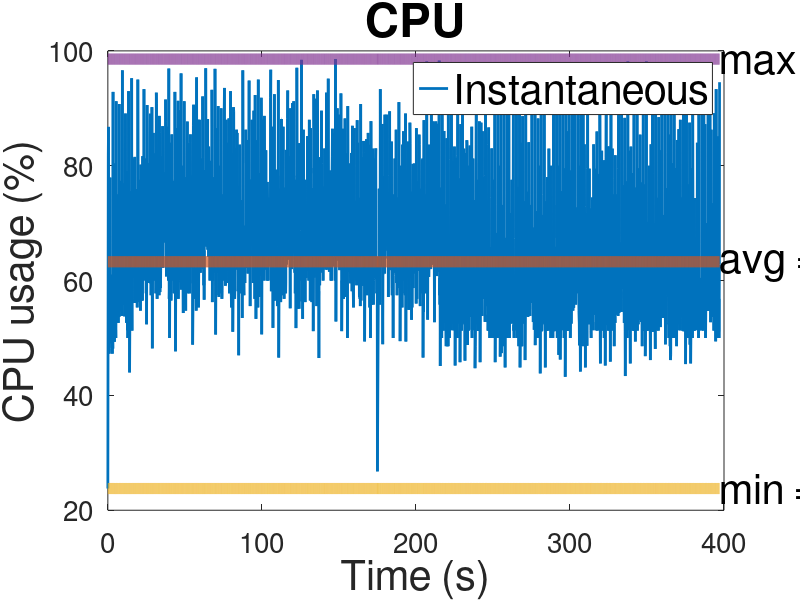
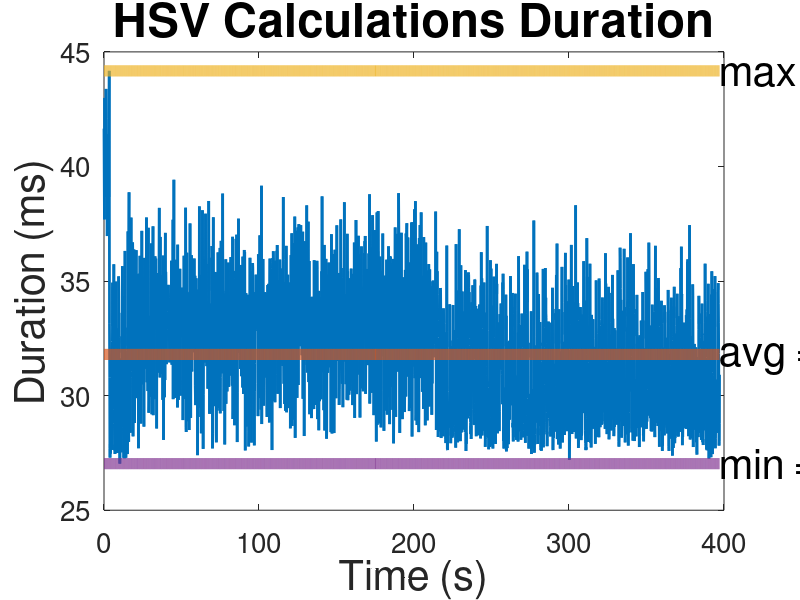
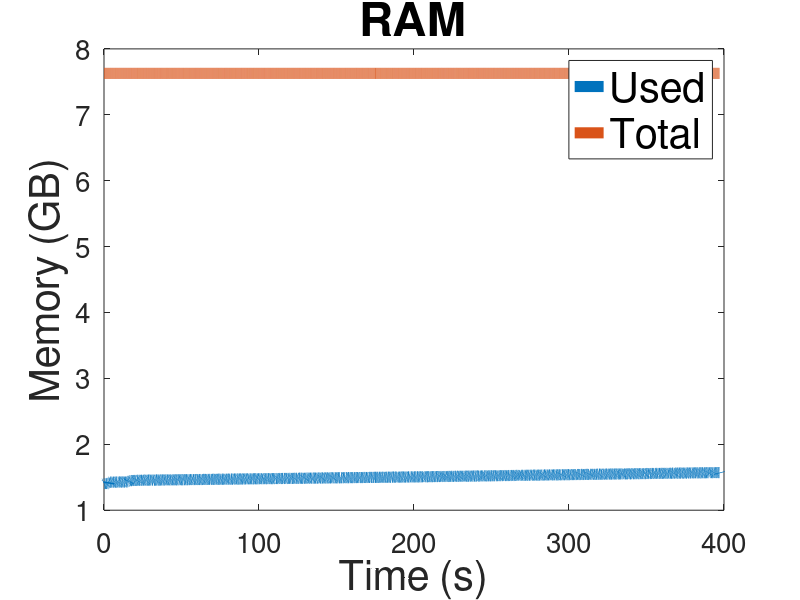
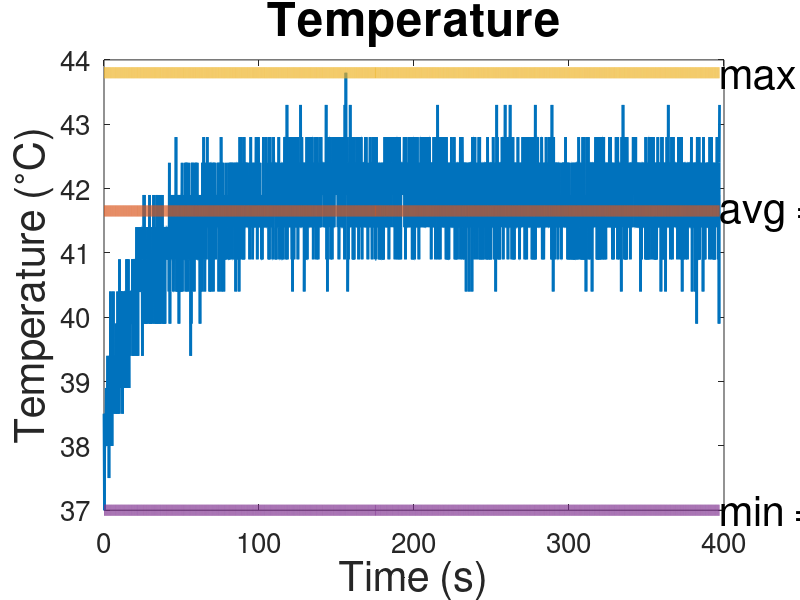

Recreate these plots in MATLAB, in order.
clear all ; close all ; clc ; 
DEBUG = true ; dirpath = './photos' ; ext = '.jpg' ; if ~DEBUG && ~exist(dirpath,'dir') ; mkdir(dirpath); end

format bank

fontSize = 30;
titleFontSize = fontSize + 4;
axisFontSize = 20;
lineWidth = 8;

%% -----------------------------------------------------------------------------------------
%% CPU

% Init data
Data = csvread("cpu.csv");
timeD = Data(:,1); initTime = timeD(1); timeD = timeD - initTime;
cpuD = Data(:,2);

cpuD = cpuD * 100;
cpuAve = sum(cpuD)/length(cpuD) * ones(length(cpuD), 1);
cpuMax = max(cpuD) * ones(length(cpuD), 1);
cpuMin = min(cpuD) * ones(length(cpuD), 1);

f1 = figure();
p1 = plot(timeD, cpuD, timeD, cpuAve, timeD, cpuMin, timeD, cpuMax);
set(gca,'FontSize',axisFontSize);
set(p1(1), 'linewidth', 2);
set(p1(2), 'linewidth', lineWidth);
set(p1(3), 'linewidth', lineWidth);
set(p1(4), 'linewidth', lineWidth);

text(timeD(end), cpuAve(1), strcat('avg = ', int2str(cpuAve(1)), ' %'), 'FontSize', fontSize);
text(timeD(end), cpuMax(1), strcat('max = ', int2str(cpuMax(1)), ' %'), 'FontSize', fontSize);
text(timeD(end), cpuMin(1), strcat('min = ', int2str(cpuMin(1)), ' %'), 'FontSize', fontSize);

lgd = legend('Instantaneous'); set(lgd,'FontSize',fontSize);
%grid on;
title("CPU", 'FontSize', titleFontSize) ; xlabel('Time (s)', 'FontSize', fontSize) ; ylabel('CPU usage (%)', 'FontSize', fontSize) 
if ~DEBUG ; saveas(f1,strcat(dirpath, '/', 'cpu', ext)) ; end

%% -----------------------------------------------------------------------------------------
%% DURATIONS

% Init data
Data = csvread("durations.csv");
timeD = Data(:,1); initTime = timeD(1); timeD = timeD - initTime;
durD = Data(:,3)/3;

durD = durD * 1000;
durAve = sum(durD)/length(durD) * ones(length(durD), 1);
durMax = max(durD) * ones(length(durD), 1);
durMin = min(durD) * ones(length(durD), 1);

f2 = figure();
p2 = plot(timeD, durD, timeD, durAve, timeD, durMax, timeD, durMin);
set(gca,'FontSize',axisFontSize);
set(p2(1), 'linewidth', 2);
set(p2(2), 'linewidth', lineWidth);
set(p2(3), 'linewidth', lineWidth);
set(p2(4), 'linewidth', lineWidth); 
%grid on;

text(timeD(end), durAve(1), strcat('avg = ', int2str(durAve(1)), ' ms'), 'FontSize', fontSize);
text(timeD(end), durMax(1), strcat('max = ', int2str(durMax(1)), ' ms'), 'FontSize', fontSize);
text(timeD(end), durMin(1), strcat('min = ', int2str(durMin(1)), ' ms'), 'FontSize', fontSize);

title("HSV Calculations Duration", 'FontSize', titleFontSize) ; xlabel('Time (s)', 'FontSize', fontSize) ; ylabel('Duration (ms)', 'FontSize', fontSize) ;
if ~DEBUG ; saveas(f2,strcat(dirpath, '/', 'durations', ext)) ; end

%% -----------------------------------------------------------------------------------------
%% RAM

% Init data
Data = csvread("ram.csv");
timeD = Data(:,1); initTime = timeD(1); timeD = timeD - initTime;
ramD = Data(:,2); 
ramT = Data(:,3);

ramD = ramD / (1024*1024*1024);
ramT = ramT / (1024*1024*1024);

f3 = figure() ;  
p3 = plot(timeD, ramD, timeD, ramT);
set(gca,'FontSize',axisFontSize); 
set(p3(1), 'linewidth', lineWidth);
set(p3(2), 'linewidth', lineWidth);

%grid on;
lgd = legend('Used','Total');  set(lgd,'FontSize',fontSize);
title("RAM", 'FontSize', titleFontSize) ; xlabel('Time (s)', 'FontSize', fontSize) ; ylabel('Memory (GB)', 'FontSize', fontSize) ; 
if ~DEBUG ; saveas(f3,strcat(dirpath, '/', 'ram', ext)) ; end

%% -----------------------------------------------------------------------------------------
%% TEMP

% Init data
Data = csvread("temp.csv");
timeD = Data(:,1); initTime = timeD(1); timeD = timeD - initTime;
tempD = Data(:,2);

tempAve = sum(tempD)/length(tempD) * ones(length(tempD), 1);
tempMax = max(tempD) * ones(length(tempD), 1);
tempMin = min(tempD) * ones(length(tempD), 1);

f5 = figure();
p5 = plot(timeD, tempD, timeD, tempAve, timeD, tempMax, timeD, tempMin);
set(gca,'FontSize',axisFontSize);
set(p5(1), 'linewidth', 2);
set(p5(2), 'linewidth', lineWidth);
set(p5(3), 'linewidth', lineWidth);
set(p5(4), 'linewidth', lineWidth); 

text(timeD(end), tempAve(1), strcat('avg = ', int2str(tempAve(1)), ' ^{\circ}C'), 'FontSize', fontSize);
text(timeD(end), tempMax(1), strcat('max = ', int2str(tempMax(1)), '^{\circ}C'), 'FontSize', fontSize);
text(timeD(end), tempMin(1), strcat('min = ', int2str(tempMin(1)), ' ^{\circ}C'), 'FontSize', fontSize);


%grid on;
title("Temperature", 'FontSize', titleFontSize); xlabel('Time (s)', 'FontSize', fontSize) ; ylabel('Temperature (^{\circ}C)', 'FontSize', fontSize);
if ~DEBUG ; saveas(f4,strcat(dirpath, '/', 'network', ext)) ; end


%% -----------------------------------------------------------------------------------------
%% NETWORK

% Init data
Data = csvread("network.csv");
timeD = Data(:,1); initTime = timeD(1); timeD = timeD - initTime;
netDU = Data(:,2);
netDD = Data(:,3);

netDU = netDU / (1024*8); 
netDU(netDU == 0 ) = 0.1;
netDD = netDD / (1024*8);
netDD(netDD == 0 ) = 0.1; 

f6 = figure();
semilogy(timeD, netDU);
hold on;
semilogy(timeD, netDD);
lgd = legend('Up','Down');  set(lgd,'FontSize',fontSize);
set(gca,'FontSize',axisFontSize);
%grid on;
title("Network", 'FontSize', titleFontSize); xlabel('Time (s)', 'FontSize', fontSize) ; ylabel('Speed (kB)', 'FontSize', fontSize);
if ~DEBUG ; saveas(f4,strcat(dirpath, '/', 'network', ext)) ; end



%% -----------------------------------------------------------------------------------------
%% ANGLES

% Init data
Data = csvread("angles.csv");
timeD = Data(:,1); initTime = timeD(1); % timeD = timeD - initTime;
anglex = Data(:,2);
angley = Data(:,3);


f7 = figure();
p7 = plot(timeD, anglex, timeD, angley);
set(gca,'FontSize',axisFontSize);
set(p7, 'linewidth', 2);

lgd = legend('anglex','angley');  set(lgd,'FontSize',fontSize);
%grid on;
title("Angles", 'FontSize', titleFontSize); xlabel('Time (s)', 'FontSize', fontSize) ; ylabel('Angle (^{\circ})', 'FontSize', fontSize);
if ~DEBUG ; saveas(f5,strcat(dirpath, '/', 'angles', ext)) ; end


%% -----------------------------------------------------------------------------------------
%% DISTANCES

% Init data
Data = csvread("distance.csv");
timeD = Data(:,1); initTime = timeD(1); % timeD = timeD - initTime;
distance = Data(:,2);

f8 = figure();
p8 = plot(timeD, distance);
set(gca,'FontSize',axisFontSize);
set(p8, 'linewidth', 2);

%grid on;
title("Distances", 'FontSize', titleFontSize); xlabel('Time (s)', 'FontSize', fontSize) ; ylabel('Distance (m)', 'FontSize', fontSize);
if ~DEBUG ; saveas(f6,strcat(dirpath, '/', 'distance', ext)) ; end